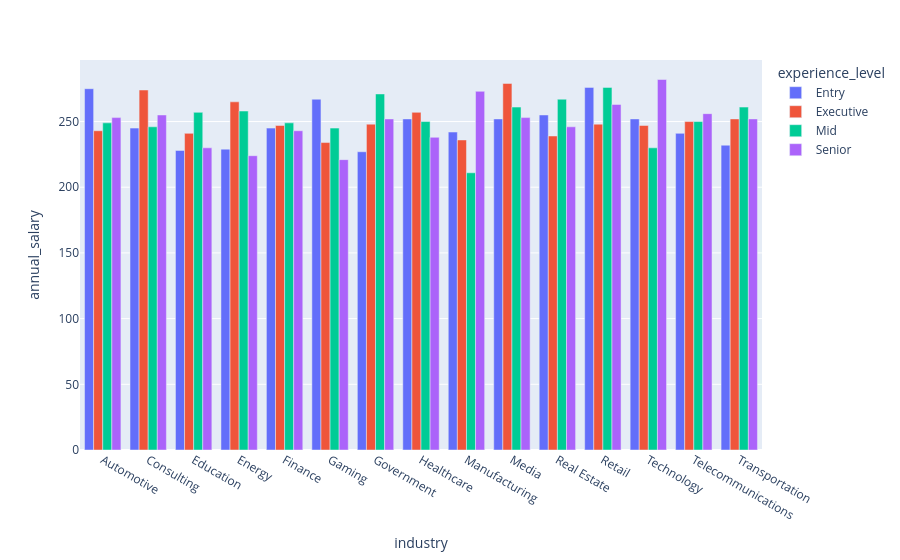

Here is the notebook cell this chart was saved with:
### Code cell
px.bar(df.groupby(['industry', 'experience_level'])['annual_salary'].count().reset_index(),
       x='industry', y='annual_salary', color='experience_level', barmode='group')

### Figure 1 — Plotly figure (JSON) as saved in the notebook; plotly's stock layout.template omitted (floating-point values rounded to 4 significant figures)
{"data": [{"alignmentgroup": "True", "hovertemplate": "experience_level=Entry<br>industry=%{x}<br>annual_salary=%{y}<extra></extra>", "legendgroup": "Entry", "marker": {"color": "#636efa", "pattern": {"shape": ""}}, "name": "Entry", "offsetgroup": "Entry", "orientation": "v", "showlegend": true, "textposition": "auto", "type": "bar", "x": ["Automotive", "Consulting", "Education", "Energy", "Finance", "Gaming", "Government", "Healthcare", "Manufacturing", "Media", "Real Estate", "Retail", "Technology", "Telecommunications", "Transportation"], "xaxis": "x", "y": [275, 245, 228, 229, 245, 267, 227, 252, 242, 252, 255, 276, 252, 241, 232], "yaxis": "y"}, {"alignmentgroup": "True", "hovertemplate": "experience_level=Executive<br>industry=%{x}<br>annual_salary=%{y}<extra></extra>", "legendgroup": "Executive", "marker": {"color": "#EF553B", "pattern": {"shape": ""}}, "name": "Executive", "offsetgroup": "Executive", "orientation": "v", "showlegend": true, "textposition": "auto", "type": "bar", "x": ["Automotive", "Consulting", "Education", "Energy", "Finance", "Gaming", "Government", "Healthcare", "Manufacturing", "Media", "Real Estate", "Retail", "Technology", "Telecommunications", "Transportation"], "xaxis": "x", "y": [243, 274, 241, 265, 247, 234, 248, 257, 236, 279, 239, 248, 247, 250, 252], "yaxis": "y"}, {"alignmentgroup": "True", "hovertemplate": "experience_level=Mid<br>industry=%{x}<br>annual_salary=%{y}<extra></extra>", "legendgroup": "Mid", "marker": {"color": "#00cc96", "pattern": {"shape": ""}}, "name": "Mid", "offsetgroup": "Mid", "orientation": "v", "showlegend": true, "textposition": "auto", "type": "bar", "x": ["Automotive", "Consulting", "Education", "Energy", "Finance", "Gaming", "Government", "Healthcare", "Manufacturing", "Media", "Real Estate", "Retail", "Technology", "Telecommunications", "Transportation"], "xaxis": "x", "y": [249, 246, 257, 258, 249, 245, 271, 250, 211, 261, 267, 276, 230, 250, 261], "yaxis": "y"}, {"alignmentgroup": "True", "hovertemplate": "experience_level=Senior<br>industry=%{x}<br>annual_salary=%{y}<extra></extra>", "legendgroup": "Senior", "marker": {"color": "#ab63fa", "pattern": {"shape": ""}}, "name": "Senior", "offsetgroup": "Senior", "orientation": "v", "showlegend": true, "textposition": "auto", "type": "bar", "x": ["Automotive", "Consulting", "Education", "Energy", "Finance", "Gaming", "Government", "Healthcare", "Manufacturing", "Media", "Real Estate", "Retail", "Technology", "Telecommunications", "Transportation"], "xaxis": "x", "y": [253, 255, 230, 224, 243, 221, 252, 238, 273, 253, 246, 263, 282, 256, 252], "yaxis": "y"}], "layout": {"barmode": "group", "legend": {"title": {"text": "experience_level"}, "tracegroupgap": 0}, "margin": {"t": 60}, "xaxis": {"anchor": "y", "domain": [0, 1], "title": {"text": "industry"}}, "yaxis": {"anchor": "x", "domain": [0, 1], "title": {"text": "annual_salary"}}}}
